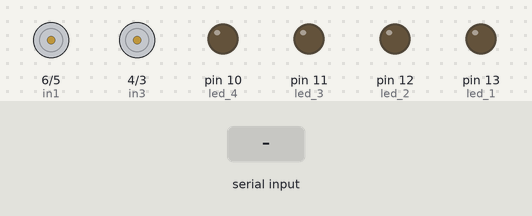
The sketch below on a simulated Arduino Uno, built for the host (arithmetic inside an expression is 32-bit, double 64-bit). Parts: motor-driver pin pairs drawn as motors (green arrow = first pin HIGH = forward, orange = second pin HIGH = backward, longer = more drive, scaled by the enable pin), output pins drawn as LEDs (lit = HIGH). Inputs (shaded band) come from the test bench.

Above: at 1.2 s.
1.3 s: "W" received over the second serial link
At 2.8 s:
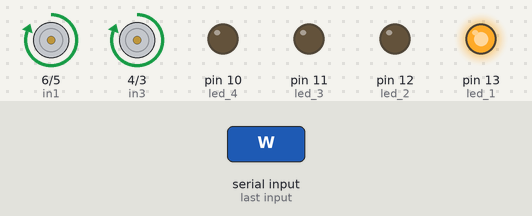
3.8 s: "D" received over the second serial link
At 6.0 s:
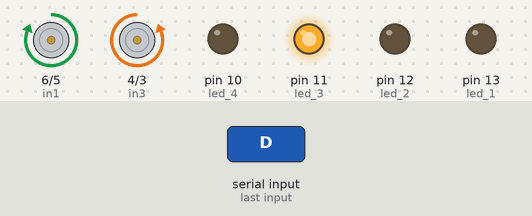
6.3 s: "A" received over the second serial link
At 7.8 s:
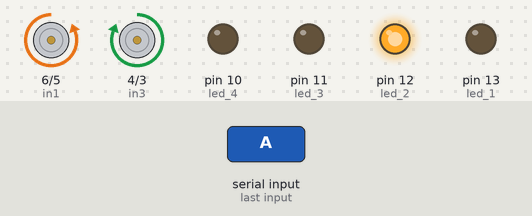
8.8 s: "S" received over the second serial link
At 10.9 s:
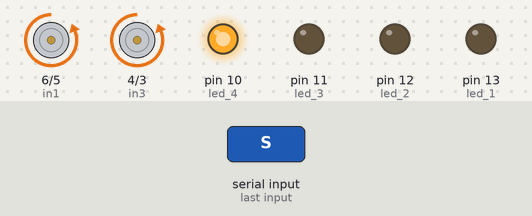
11.3 s: "X" received over the second serial link
At 12.9 s:
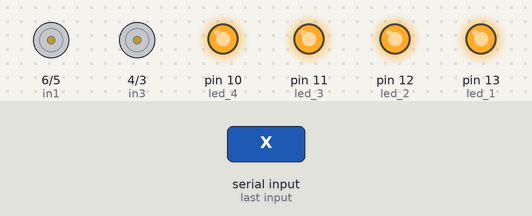
Timing chart, 0 to 14.4 s (numbered marks = the images above; inputs shaded):
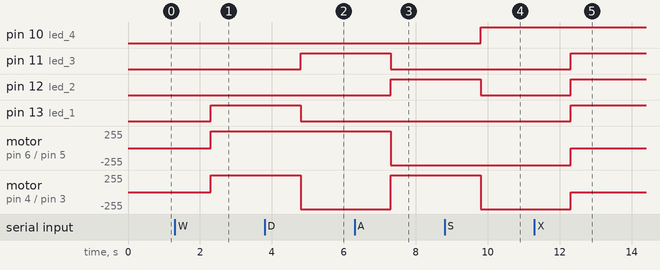

Measured:
- after the input at 1.3 s, pin 13 (led_1): LOW → HIGH after 1.0 s; motor on pin 6 (in1) / pin 5 (in2), motor on pin 4 (in3) / pin 3 (in4): stopped → forward 255/255 after 1.0 s
- after the input at 3.8 s, pin 11 (led_3): LOW → HIGH after 1.0 s; pin 13 (led_1): HIGH → LOW after 1.0 s; motor on pin 4 (in3) / pin 3 (in4): forward 255/255 → backward 255/255 after 1.0 s
- after the input at 6.3 s, pin 11 (led_3): HIGH → LOW after 1.0 s; pin 12 (led_2): LOW → HIGH after 1.0 s; motor on pin 6 (in1) / pin 5 (in2): forward 255/255 → backward 255/255 after 1.0 s; motor on pin 4 (in3) / pin 3 (in4): backward 255/255 → forward 255/255 after 1.0 s
- after the input at 8.8 s, pin 10 (led_4): LOW → HIGH after 1.0 s; pin 12 (led_2): HIGH → LOW after 1.0 s; motor on pin 4 (in3) / pin 3 (in4): forward 255/255 → backward 255/255 after 1.0 s
- after the input at 11.3 s, pin 11 (led_3), pin 12 (led_2), pin 13 (led_1): LOW → HIGH after 1.0 s; motor on pin 6 (in1) / pin 5 (in2), motor on pin 4 (in3) / pin 3 (in4): backward 255/255 → stopped after 1.0 s

The sketch:

Motor_DC_Via_bluetooth.ino
```cpp
#include <SoftwareSerial.h>

// motor A
int enA = 7;
int in1 = 6;
int in2 = 5;

// motor B
int in3 = 4;
int in4 = 3;
int enB = 2;

int kecepatan = 255;

//led
int led_1 = 13;
int led_2 = 12;
int led_3 = 11;
int led_4 = 10;

String data;

SoftwareSerial mySerial(A1, A0); // RX, TX

void setup() {
  mySerial.begin(9600); // Untuk Serial Bluetooth // Serial.begin(9600); // Untuk Serial Biasa
  pinMode(enA, OUTPUT);
  pinMode(enB, OUTPUT);
  pinMode(in1, OUTPUT);
  pinMode(in2, OUTPUT);
  pinMode(in3, OUTPUT);
  pinMode(in4, OUTPUT);

  pinMode(led_1, OUTPUT);
  pinMode(led_2, OUTPUT);
  pinMode(led_3, OUTPUT);
  pinMode(led_4, OUTPUT);
}

void loop()
{
  // kita harus memperhatikan dari mana data yang dikirimkan
  // menggunakan "Serial" jika dari Arduino biasa
  // menggunakan "mySerial" jika dari bluetooth
  while (mySerial.available() == 0)
  {
    data = mySerial.readString(); // Membaca data yang dikirim dari processing
    if(data == 'W') // maju
    {
      analogWrite (enA, kecepatan);
      digitalWrite(in1, HIGH);
      digitalWrite(in2, LOW);
      digitalWrite(in3, HIGH);
      digitalWrite(in4, LOW);
      analogWrite (enB, kecepatan);

      digitalWrite(led_1, HIGH);
      digitalWrite(led_2, LOW);
      digitalWrite(led_3, LOW);
      digitalWrite(led_4, LOW);
    }
    if(data == 'D') // KANAN
    {
      analogWrite (enA, kecepatan);
      digitalWrite(in1, HIGH);
      digitalWrite(in2, LOW);
      digitalWrite(in3, LOW);
      digitalWrite(in4, HIGH);
      analogWrite (enB, kecepatan);

      digitalWrite(led_1, LOW);
      digitalWrite(led_2, LOW);
      digitalWrite(led_3, HIGH);
      digitalWrite(led_4, LOW);
    }
    if(data == 'A') // KIRI
    {
      analogWrite (enA, kecepatan);
      digitalWrite(in1, LOW);
      digitalWrite(in2, HIGH);
      digitalWrite(in3, HIGH);
      digitalWrite(in4, LOW);
      analogWrite (enB, kecepatan);

      digitalWrite(led_1, LOW);
      digitalWrite(led_2, HIGH);
      digitalWrite(led_3, LOW);
      digitalWrite(led_4, LOW);
    }
    if(data == 'S') // MUNDUR
    {
      analogWrite (enA, kecepatan);
      digitalWrite(in1, LOW);
      digitalWrite(in2, HIGH);
      digitalWrite(in3, LOW);
      digitalWrite(in4, HIGH);
      analogWrite (enB, kecepatan);

      digitalWrite(led_1, LOW);
      digitalWrite(led_2, LOW);
      digitalWrite(led_3, LOW);
      digitalWrite(led_4, HIGH);
    }
    if(data == 'X') //STOP
    {
      analogWrite (enA, kecepatan);
      digitalWrite(in1, LOW);
      digitalWrite(in2, LOW);
      digitalWrite(in3, LOW);
      digitalWrite(in4, LOW);
      analogWrite (enB, kecepatan);

      digitalWrite(led_1, HIGH);
      digitalWrite(led_2, HIGH);
      digitalWrite(led_3, HIGH);
      digitalWrite(led_4, HIGH);
    }
  }
}
```
